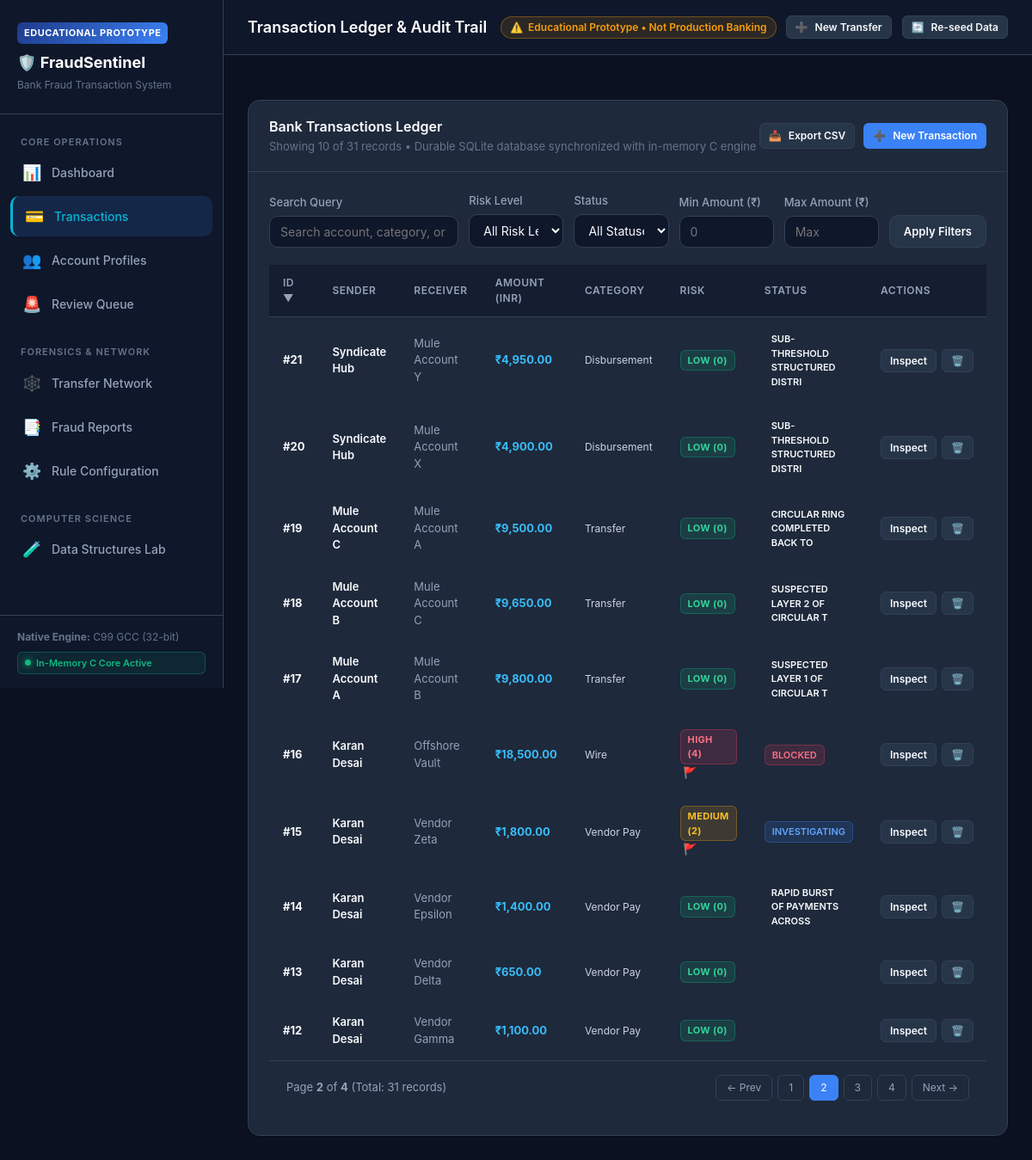
Screenshot of /transactions?page=2&search=&risk=&status=&min_amount=&max_amount=&sort_by=id&sort_order=desc with the database file from the repository.
### tables this page shows
CREATE TABLE transactions (
        id INTEGER PRIMARY KEY,
        sender TEXT NOT NULL,
        receiver TEXT NOT NULL,
        amount REAL NOT NULL,
        timestamp TEXT NOT NULL,
        category TEXT DEFAULT 'Transfer',
        risk_score INTEGER DEFAULT 0,
        risk_level TEXT DEFAULT 'LOW',
        is_flagged INTEGER DEFAULT 0,
        flag_reason TEXT,
        review_status TEXT DEFAULT 'PENDING',
        analyst_notes TEXT
    );

### routes/transaction_routes.py (the view)
@transactions_bp.route('/transactions')
def list_transactions():
    search = request.args.get('search', '')
    risk_filter = request.args.get('risk', '')
    status_filter = request.args.get('status', '')
    min_amount_str = request.args.get('min_amount', '')
    max_amount_str = request.args.get('max_amount', '')
    sort_by = request.args.get('sort_by', 'id')
    sort_order = request.args.get('sort_order', 'desc')
    page = int(request.args.get('page', 1))
    page_size = int(request.args.get('page_size', 10))
    min_amount = float(min_amount_str) if min_amount_str else None
    max_amount = float(max_amount_str) if max_amount_str else None
    result = database.query_transactions(
        search=search,
        risk_filter=risk_filter,
        status_filter=status_filter,
        min_amount=min_amount,
        max_amount=max_amount,
        sort_by=sort_by,
        sort_order=sort_order,
        page=page,
        page_size=page_size
    )
    return render_template(
        'transactions/index.html',
        transactions=result['items'],
        total=result['total'],
        page=result['page'],
        page_size=result['page_size'],
        total_pages=result['total_pages'],
        search=search,
        risk_filter=risk_filter,
        status_filter=status_filter,
        min_amount=min_amount_str,
        max_amount=max_amount_str,
        sort_by=sort_by,
        sort_order=sort_order
    )

### database.py (called while the page is built)
def get_db_connection() -> sqlite3.Connection:
    os.makedirs(DATA_DIR, exist_ok=True)
    conn = sqlite3.connect(DB_PATH)
    conn.row_factory = sqlite3.Row
    return conn

### templates/transactions/index.html (shortened to what this page needs)
{% extends "base.html" %}
{% block title %}Transaction Ledger & Audit Trail{% endblock %}
{% block content %}
<div class="card">
  <div class="card-header">
    <div>
      <div class="card-title">Bank Transactions Ledger</div>
      <div class="card-subtitle">Showing {{ transactions|length }} of {{ total }} records &bull; Durable SQLite database synchronized with in-memory C engine</div>
    </div>
    <div style="display:flex;gap:10px;">
      <a href="{{ url_for('transactions.export_csv') }}" class="btn btn-secondary btn-sm" title="Download ledger in CSV format">
        <span>📥</span>
        <span>Export CSV</span>
      </a>
      <button type="button" class="btn btn-primary btn-sm" onclick="openModal('quickTransferModal')">
        <span>➕</span>
        <span>New Transaction</span>
      </button>
    </div>
  </div>
  <div class="card-body">
    <form method="GET" action="{{ url_for('transactions.list_transactions') }}" style="margin-bottom:20px;">
      <div style="display:grid;grid-template-columns:2fr 1fr 1fr 1fr 1fr auto;gap:12px;align-items:end;">
        <div class="form-group" style="margin:0;">
          <label class="form-label">Search Query</label>
          <input type="text" name="search" class="form-control" placeholder="Search account, category, or ID..." value="{{ search }}">
        </div>
        <div class="form-group" style="margin:0;">
          <label class="form-label">Risk Level</label>
          <select name="risk" class="form-control">
            <option value="ALL" {% if risk_filter == 'ALL' or not risk_filter %}selected{% endif %}>All Risk Levels</option>
          </select>
        </div>
        <div class="form-group" style="margin:0;">
          <label class="form-label">Status</label>
          <select name="status" class="form-control">
            <option value="ALL" {% if status_filter == 'ALL' or not status_filter %}selected{% endif %}>All Statuses</option>
          </select>
        </div>
        <div class="form-group" style="margin:0;">
          <label class="form-label">Min Amount (₹)</label>
          <input type="number" step="100" name="min_amount" class="form-control" placeholder="0" value="{{ min_amount }}">
        </div>
        <div class="form-group" style="margin:0;">
          <label class="form-label">Max Amount (₹)</label>
          <input type="number" step="100" name="max_amount" class="form-control" placeholder="Max" value="{{ max_amount }}">
        </div>
        <div>
          <button type="submit" class="btn btn-secondary" style="height:38px;">Apply Filters</button>
        </div>
      </div>
    </form>
    <div class="table-responsive">
      <table class="table">
        <thead>
          <tr>
            <th>
              <a href="{{ url_for('transactions.list_transactions', sort_by='id', sort_order='asc' if sort_by == 'id' and sort_order == 'desc' else 'desc', search=search, risk=risk_filter, status=status_filter) }}" style="color:inherit;text-decoration:none;">
                ID {% if sort_by == 'id' %}{{ '▲' if sort_order == 'asc' else '▼' }}{% endif %}
              </a>
            </th>
            <th>
              <a href="{{ url_for('transactions.list_transactions', sort_by='sender', sort_order='asc' if sort_by == 'sender' and sort_order == 'desc' else 'desc', search=search, risk=risk_filter, status=status_filter) }}" style="color:inherit;text-decoration:none;">
                Sender {% if sort_by == 'sender' %}{{ '▲' if sort_order == 'asc' else '▼' }}{% endif %}
              </a>
            </th>
            <th>
              <a href="{{ url_for('transactions.list_transactions', sort_by='receiver', sort_order='asc' if sort_by == 'receiver' and sort_order == 'desc' else 'desc', search=search, risk=risk_filter, status=status_filter) }}" style="color:inherit;text-decoration:none;">
                Receiver {% if sort_by == 'receiver' %}{{ '▲' if sort_order == 'asc' else '▼' }}{% endif %}
              </a>
            </th>
            <th>
              <a href="{{ url_for('transactions.list_transactions', sort_by='amount', sort_order='asc' if sort_by == 'amount' and sort_order == 'desc' else 'desc', search=search, risk=risk_filter, status=status_filter) }}" style="color:inherit;text-decoration:none;">
                Amount (INR) {% if sort_by == 'amount' %}{{ '▲' if sort_order == 'asc' else '▼' }}{% endif %}
              </a>
            </th>
            <th>Category</th>
            <th>
              <a href="{{ url_for('transactions.list_transactions', sort_by='risk_score', sort_order='asc' if sort_by == 'risk_score' and sort_order == 'desc' else 'desc', search=search, risk=risk_filter, status=status_filter) }}" style="color:inherit;text-decoration:none;">
                Risk {% if sort_by == 'risk_score' %}{{ '▲' if sort_order == 'asc' else '▼' }}{% endif %}
              </a>
            </th>
            <th>Status</th>
            <th>Actions</th>
          </tr>
        </thead>
        <tbody>
          {% if transactions %}
            {% for tx in transactions %}
            <tr>
              <td><strong>#{{ tx.id }}</strong></td>
              <td>
                <a href="{{ url_for('accounts.account_detail', account_name=tx.sender) }}" style="color:#f8fafc;text-decoration:none;font-weight:600;">
                  {{ tx.sender }}
                </a>
              </td>
              <td>
                <a href="{{ url_for('accounts.account_detail', account_name=tx.receiver) }}" style="color:#94a3b8;text-decoration:none;">
                  {{ tx.receiver }}
                </a>
              </td>
              <td><strong style="color:#38bdf8;">₹{{ "{:,.2f}".format(tx.amount) }}</strong></td>
              <td><span style="font-size:12px;color:#cbd5e1;">{{ tx.category }}</span></td>
              <td>
                <span class="badge-risk badge-risk-{{ tx.risk_level.lower() }}">
                  {{ tx.risk_level }} ({{ tx.risk_score }})
                </span>
                {% if tx.is_flagged %}
                  <span title="{{ tx.flag_reason }}" style="cursor:help;margin-left:4px;">🚩</span>
                {% endif %}
              </td>
              <td>
                <span class="badge-status status-{{ tx.review_status.lower() }}">{{ tx.review_status }}</span>
              </td>
              <td>
                <div style="display:flex;gap:6px;">
                  <button type="button" class="btn btn-secondary btn-sm" onclick="inspectTransaction({{ tx.id }})" title="Inspect Details">
                    Inspect
                  </button>
                  <form action="{{ url_for('transactions.delete_transaction', tx_id=tx.id) }}" method="POST" style="display:inline;" onsubmit="return confirm('Permanently delete transaction #{{ tx.id }} from C storage and SQLite database?');">
                    <button type="submit" class="btn btn-secondary btn-sm" style="color:#f43f5e;" title="Delete">
                      🗑️
                    </button>
                  </form>
                </div>
              </td>
            </tr>
            {% endfor %}
          {% else %}
            <tr>
              <td colspan="8" style="text-align:center;padding:36px;color:#64748b;">
                No transactions match the selected filter criteria.
              </td>
            </tr>
          {% endif %}
        </tbody>
      </table>
    </div>
    <div class="pagination-bar">
      <div>
        Page <strong>{{ page }}</strong> of <strong>{{ total_pages }}</strong> (Total: {{ total }} records)
      </div>
      <div class="pagination-nav">
        {% if page > 1 %}
          <a href="{{ url_for('transactions.list_transactions', page=page-1, search=search, risk=risk_filter, status=status_filter, min_amount=min_amount, max_amount=max_amount, sort_by=sort_by, sort_order=sort_order) }}" class="page-btn">
            &larr; Prev
          </a>
        {% else %}
          <span class="page-btn disabled">&larr; Prev</span>
        {% endif %}
        {% for p in range(1, total_pages + 1) %}
          {% if p == page %}
            <span class="page-btn active">{{ p }}</span>
          {% elif p <= 5 or p > total_pages - 2 or (p >= page - 1 and p <= page + 1) %}
            <a href="{{ url_for('transactions.list_transactions', page=p, search=search, risk=risk_filter, status=status_filter, min_amount=min_amount, max_amount=max_amount, sort_by=sort_by, sort_order=sort_order) }}" class="page-btn">
              {{ p }}
            </a>
          {% endif %}
        {% endfor %}
        {% if page < total_pages %}
          <a href="{{ url_for('transactions.list_transactions', page=page+1, search=search, risk=risk_filter, status=status_filter, min_amount=min_amount, max_amount=max_amount, sort_by=sort_by, sort_order=sort_order) }}" class="page-btn">
            Next &rarr;
          </a>
        {% else %}
          <span class="page-btn disabled">Next &rarr;</span>
        {% endif %}
      </div>
    </div>
  </div>
</div>
{% endblock %}

### rows the page displays
transactions: id "21", sender "Syndicate Hub", receiver "Mule Account Y", amount "4,950.00", category "Disbursement", risk_level "LOW", risk_score "0", review_status "SUB-THRESHOLD STRUCTURED DISTRI"
transactions: id "20", sender "Syndicate Hub", receiver "Mule Account X", amount "4,900.00", category "Disbursement", risk_level "LOW", risk_score "0", review_status "SUB-THRESHOLD STRUCTURED DISTRI"
transactions: id "19", sender "Mule Account C", receiver "Mule Account A", amount "9,500.00", category "Transfer", risk_level "LOW", risk_score "0", review_status "CIRCULAR RING COMPLETED BACK TO"
transactions: id "18", sender "Mule Account B", receiver "Mule Account C", amount "9,650.00", category "Transfer", risk_level "LOW", risk_score "0", review_status "SUSPECTED LAYER 2 OF CIRCULAR T"
transactions: id "17", sender "Mule Account A", receiver "Mule Account B", amount "9,800.00", category "Transfer", risk_level "LOW", risk_score "0", review_status "SUSPECTED LAYER 1 OF CIRCULAR T"
transactions: id "16", sender "Karan Desai", receiver "Offshore Vault", amount "18,500.00", category "Wire", risk_level "HIGH", risk_score "4", review_status "BLOCKED"
transactions: id "15", sender "Karan Desai", receiver "Vendor Zeta", amount "1,800.00", category "Vendor Pay", risk_level "MEDIUM", risk_score "2", review_status "INVESTIGATING"
transactions: id "14", sender "Karan Desai", receiver "Vendor Epsilon", amount "1,400.00", category "Vendor Pay", risk_level "LOW", risk_score "0", review_status "RAPID BURST OF PAYMENTS ACROSS"
transactions: id "13", sender "Karan Desai", receiver "Vendor Delta", amount "650.00", category "Vendor Pay", risk_level "LOW", risk_score "0"
transactions: id "12", sender "Karan Desai", receiver "Vendor Gamma", amount "1,100.00", category "Vendor Pay", risk_level "LOW", risk_score "0"

### other values shown
{{ prototype_label }} "EDUCATIONAL PROTOTYPE"
{{ transactions|length }} "10"
{{ total }} "31"
{{ '▲' if sort_order == 'asc' else '▼' }} "▼"
{{ page }} "2"
{{ total_pages }} "4"
{{ p }} "1" "3" "4"
{{ p }} "2"
